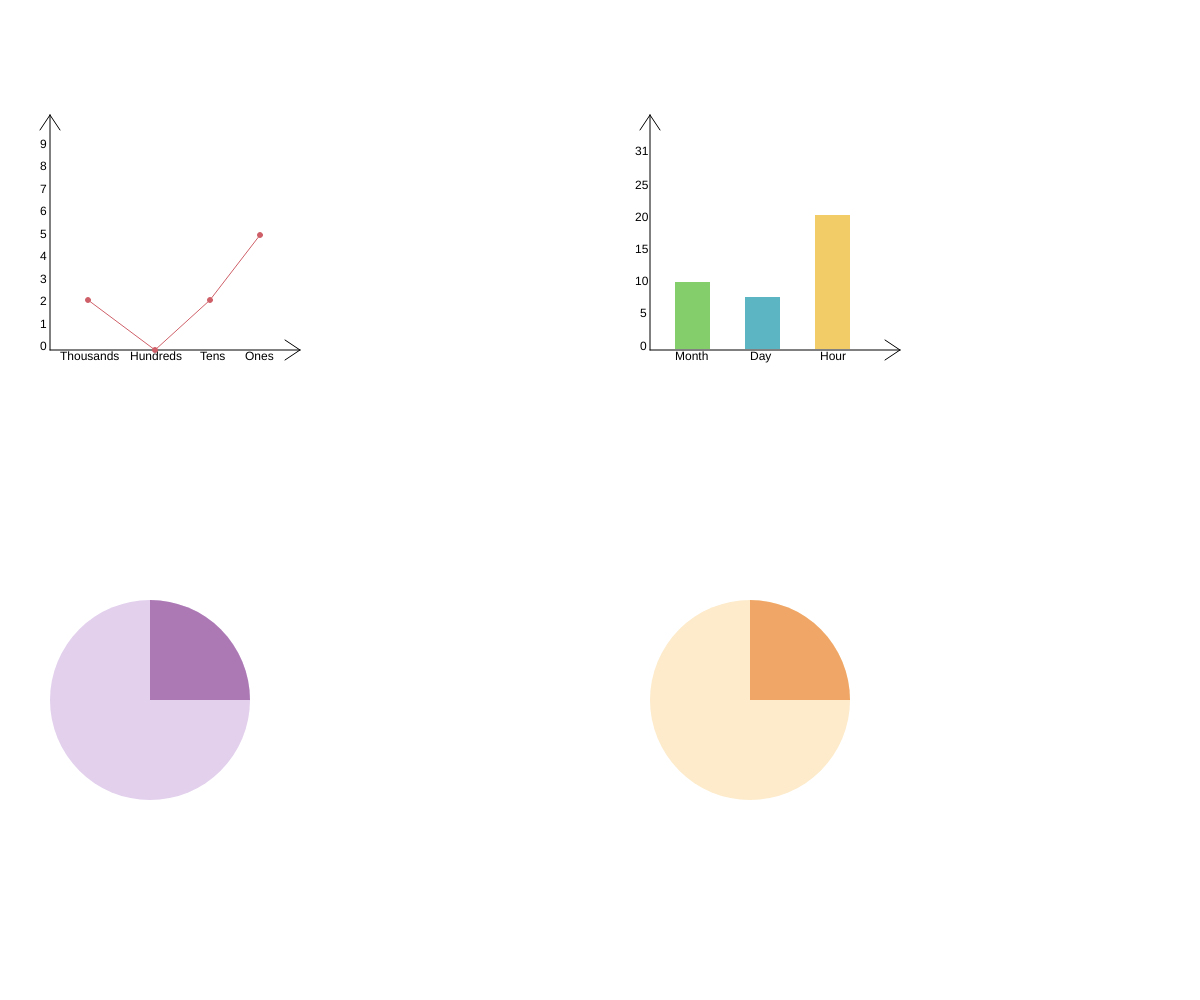
Frame 1 (no input)
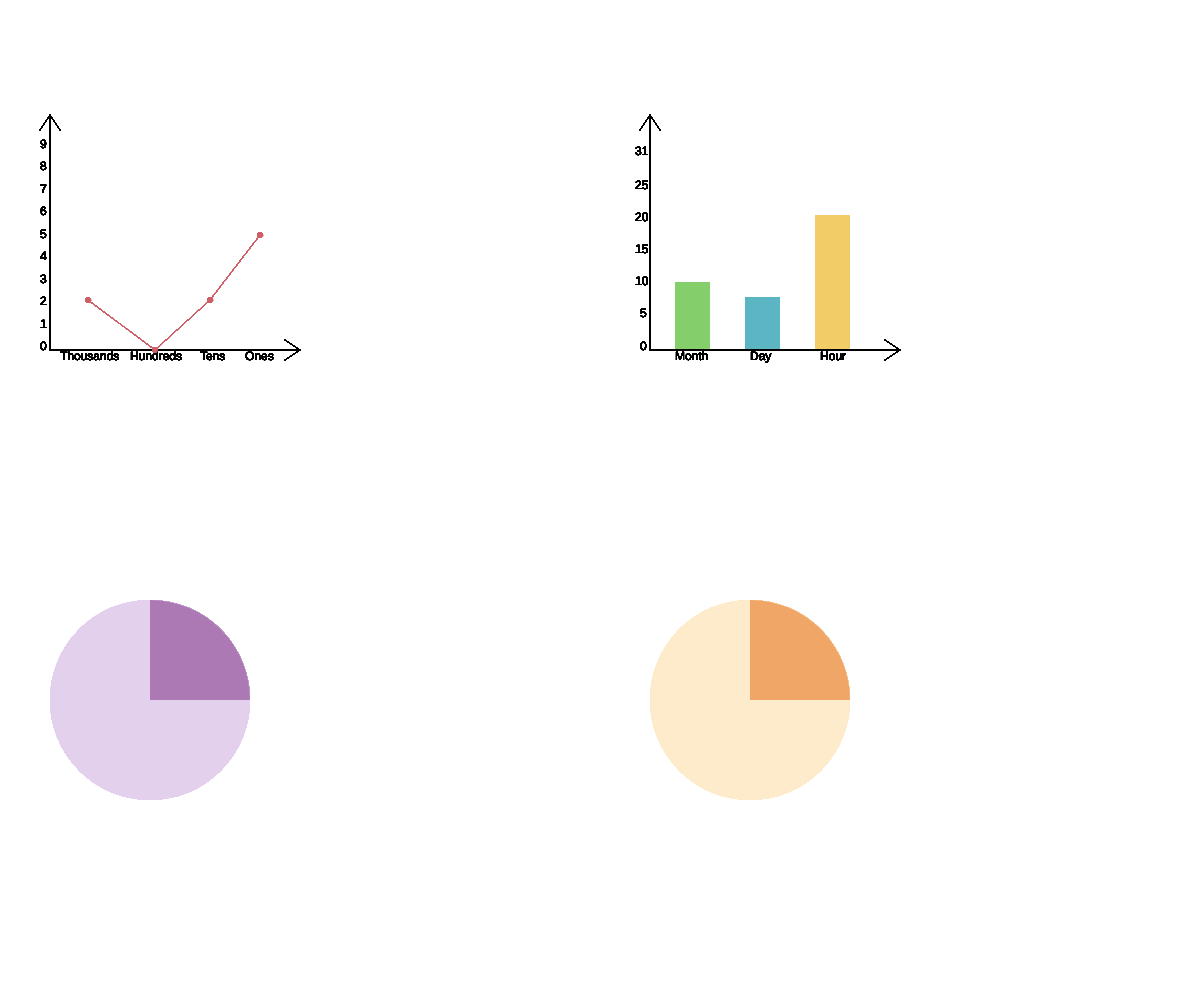
Frame 60 (no input)
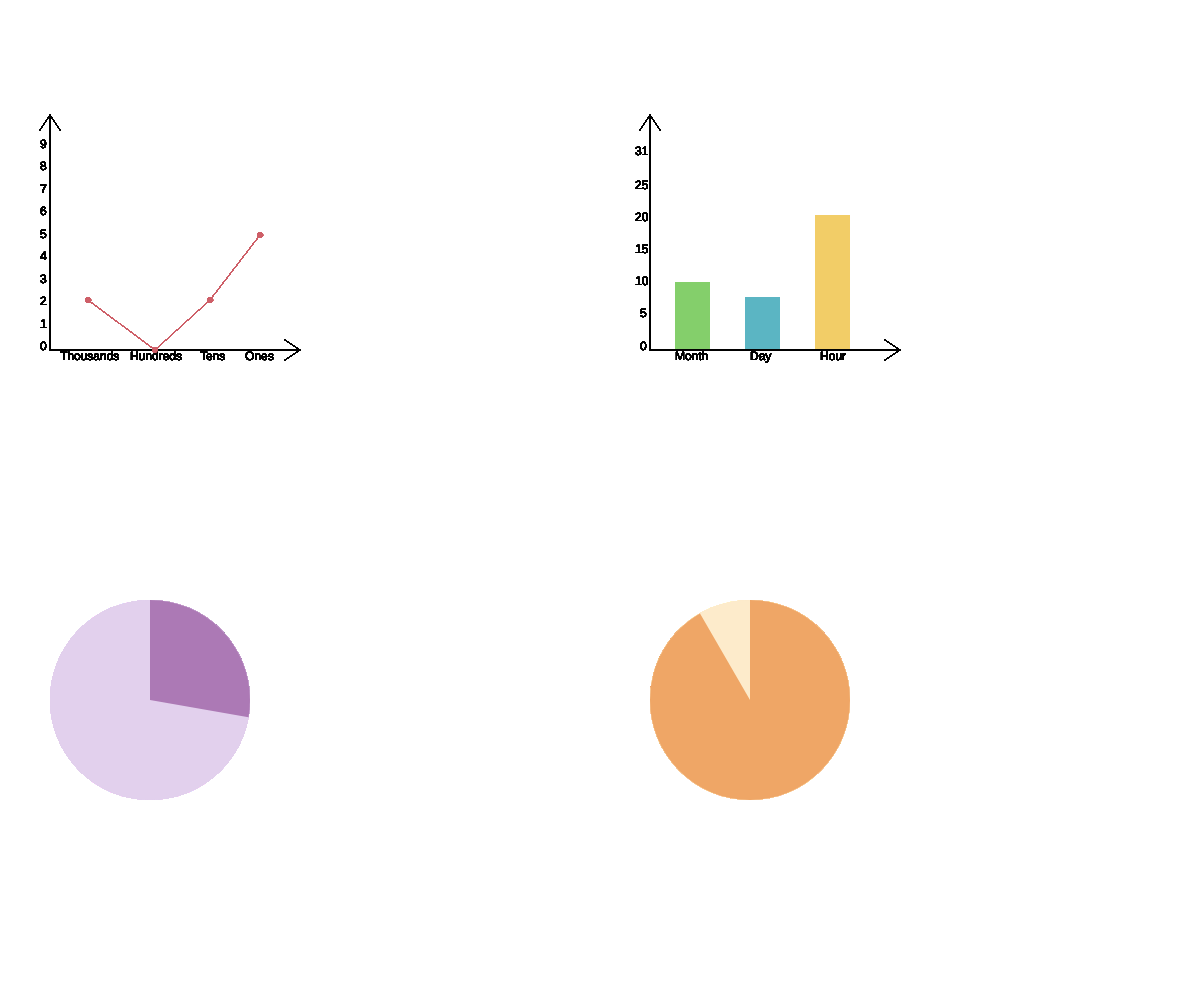
Frame 120 (the mouse pressed at the canvas centre since frame 60)

The p5.js sketch that drew these frames (run headless with seeded random() and noise() and a simulated clock; from frame 60 on, the mouse is pressed at the canvas centre):

// p5.js sketch
// ── sketch.js
function setup() {
  createCanvas(windowWidth, windowHeight);
}

function draw() {
  //line graph that represent the year
  //draw the base shape
  line(50, 115, 50, 350);
  line(40, 130, 50, 115);
  line(60, 130, 50, 115);
  line(50, 350, 300, 350);
  line(285, 340, 300, 350);
  line(285, 360, 300, 350);

  //write the numbers on the y axis
  text("0", 50 - 10, 125 + 225);
  text("9", 50 - 10, 125 + 22.5);
  text("8", 50 - 10, 125 + 22.5 * 2);
  text("7", 50 - 10, 125 + 22.5 * 3);
  text("6", 50 - 10, 125 + 22.5 * 4);
  text("5", 50 - 10, 125 + 22.5 * 5);
  text("4", 50 - 10, 125 + 22.5 * 6);
  text("3", 50 - 10, 125 + 22.5 * 7);
  text("2", 50 - 10, 125 + 22.5 * 8);
  text("1", 50 - 10, 125 + 22.5 * 9);

  //write different digits of the year on the x axis
  text("Thousands", 50 + 10, 350 + 10);
  text("Hundreds", 50 + 80, 350 + 10);
  text("Tens", 50 + 150, 350 + 10);
  text("Ones", 50 + 195, 350 + 10);

  push(); //do a transformation only for the color of the line chart's line
  fill("#ce5f68ff");
  stroke("#ce5f68ff");
  circle(88, 300, 5);
  circle(155, 350, 5);
  circle(210, 300, 5);
  circle(260, 235, 5);

  //draw the four dots for the four digits of this year 2025, accordingly
  noFill();
  beginShape();
  vertex(88, 300);
  vertex(155, 350);
  vertex(210, 300);
  vertex(260, 235);
  endShape();
  //draw the line that connects the dots
  pop();

  push();
  translate(width / 2, 0);
  //reposition the (0,0) to only draw in the right half of the screen
  //to make sure the graph at the top right stays in place relative to the screen

  //bar chart that represent month, day, and minutes
  //draw draw base shape
  line(50, 115, 50, 350);
  line(40, 130, 50, 115);
  line(60, 130, 50, 115);
  line(50, 350, 300, 350);
  line(285, 340, 300, 350);
  line(285, 360, 300, 350);

  //write the numbers on the y axis
  text("0", 50 - 10, 125 + 225);
  text("31", 50 - 15, 125 + 30);
  text("25", 50 - 15, 125 + 32 * 2);
  text("20", 50 - 15, 125 + 32 * 3);
  text("15", 50 - 15, 125 + 32 * 4);
  text("10", 50 - 15, 125 + 32 * 5);
  text("5", 50 - 10, 125 + 32 * 6);

  //write month, day, and hour on the x axis
  text("Month", 50 + 25, 350 + 10);
  text("Day", 50 + 100, 350 + 10);
  text("Hour", 50 + 170, 350 + 10);

  noStroke();
  //draw the four corner of the "month bar" of this month: October, aka 10;
  fill("#84cf6bff");
  beginShape();
  vertex(75, 349);
  vertex(75, 282); //top left corner of the bar, which should be changed to month() function later;
  vertex(110, 282); //top right corner of the bar, which should be changed to month() function later;
  vertex(110, 349);
  endShape();

  //draw the four corner of the "day bar" of today: 8th;
  fill("#5bb5c3ff");
  beginShape();
  vertex(145, 349);
  vertex(145, 297); //top left corner of the bar, which should be changed to day() function later;
  vertex(180, 297); //top right corner of the bar, which should be changed to day() function later;
  vertex(180, 349);
  endShape();

  //draw the four corner of the "hour bar" of this hour: 20:xx PM;
  fill("#f2cd67ff");
  beginShape();
  vertex(215, 349);
  vertex(215, 215); //top left corner of the bar, which should be changed to hour() function later;
  vertex(250, 215); //top right corner of the bar, which should be changed to hour() function later;
  vertex(250, 349);
  endShape();

  pop();

  push();
  translate(0, height / 2);
  //reposition the (0,0) to only draw in the bottom half of the screen
  //to make sure the graph at the bottom left stays in place relative to the screen

  //pie chart that represent minutes
  noStroke();
  fill("#e2d0edff");
  circle(150, 200, 200);
  fill("#a66eade0");
  arc(150, 200, 200, 200, radians(-90), radians(mouseX / 60), PIE);

  pop();


  push();
  translate(width / 2, height / 2);
  //reposition the (0,0) to only draw in the bottom right of the screen
  //to make sure the graph at the bottom right stays in place relative to the screen

  //pie chart that represent minutes
  noStroke();
  fill("#fdebcbff");
  circle(150, 200, 200);
  fill("#eea15eeb");
  arc(150, 200, 200, 200, radians(-90), radians(mouseX), PIE);

  pop();
}
